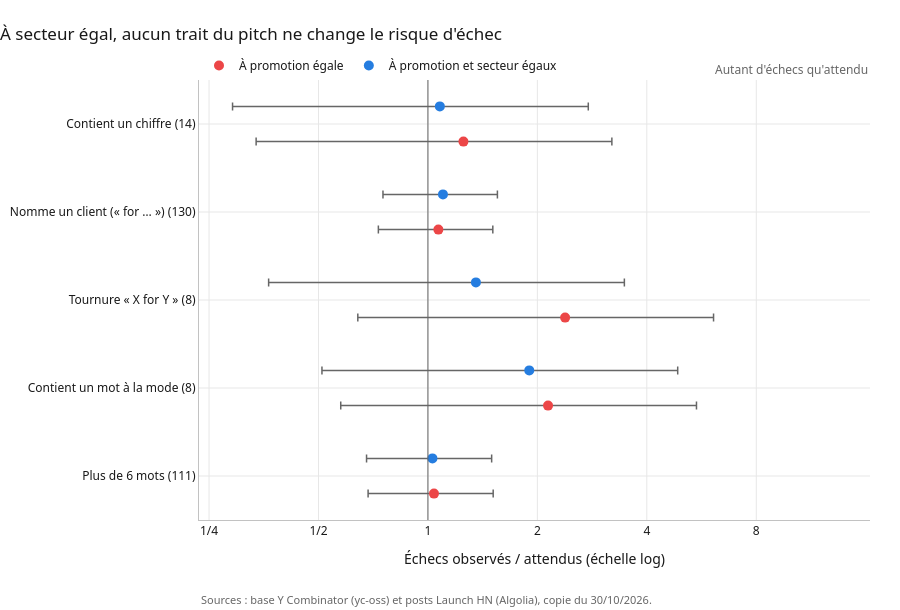

The notebook cell this image was saved under:
### Markdown cell above
### 4.2 Résultat

### Code cell
COMPARAISONS = {
    "À promotion égale": ("promotion",),
    "À promotion et secteur égaux": ("promotion", "secteur"),
}
comparaison = pd.concat(
    [
        analyse.ratios_par_indicateur(etude, list(INDICATEURS), strates)
        .rename(index=INDICATEURS)
        .assign(comparaison=nom)
        for nom, strates in COMPARAISONS.items()
    ]
)
display(
    comparaison.pivot(columns="comparaison", values=["ratio", "ic_bas", "ic_haut"])
    .reindex(INDICATEURS.values())
    .reindex(columns=list(COMPARAISONS), level=1)
    .round(2)
)
graphiques.points_ratios(
    comparaison,
    "À secteur égal, aucun trait du pitch ne change le risque d'échec",
    axe_x="Échecs observés / attendus (échelle log)",
)

### Figure 1 — Plotly figure (JSON) as saved in the notebook; plotly's stock layout.template omitted (floating-point values rounded to 4 significant figures)
{"data": [{"customdata": [[4.0, 3.195, 0.3369, 3.206], [32.0, 29.95, 0.7306, 1.508], [4.0, 1.678, 0.6414, 6.104], [4.0, 1.869, 0.5757, 5.478], [27.0, 25.98, 0.6846, 1.512]], "error_x": {"array": [1.954, 0.4399, 3.72, 3.338, 0.4728], "arrayminus": [0.9153, 0.3377, 1.743, 1.564, 0.3545], "color": "#666666", "thickness": 1.5, "width": 4}, "hovertemplate": "%{y} : %{customdata[0]} échecs pour %{customdata[1]:.1f} attendus (ratio %{x:.2f})<br>Intervalle à 95 % : %{customdata[2]:.2f} à %{customdata[3]:.2f}<extra></extra>", "legendgroup": "À promotion égale", "marker": {"color": "#ec4647", "size": 10, "symbol": "circle"}, "mode": "markers", "name": "À promotion égale", "orientation": "h", "showlegend": true, "type": "scatter", "x": [1.252, 1.068, 2.384, 2.14, 1.039], "xaxis": "x", "y": ["Contient un chiffre (14)", "Nomme un client (« for … ») (130)", "Tournure « X for Y » (8)", "Contient un mot à la mode (8)", "Plus de 6 mots (111)"], "yaxis": "y"}, {"customdata": [[4.0, 3.709, 0.2901, 2.761], [32.0, 29.09, 0.7522, 1.553], [4.0, 2.951, 0.3646, 3.47], [4.0, 2.105, 0.5111, 4.864], [27.0, 26.24, 0.6779, 1.497]], "error_x": {"array": [1.683, 0.4529, 2.115, 2.964, 0.4682], "arrayminus": [0.7883, 0.3477, 0.9907, 1.389, 0.351], "color": "#666666", "thickness": 1.5, "width": 4}, "hovertemplate": "%{y} : %{customdata[0]} échecs pour %{customdata[1]:.1f} attendus (ratio %{x:.2f})<br>Intervalle à 95 % : %{customdata[2]:.2f} à %{customdata[3]:.2f}<extra></extra>", "legendgroup": "À promotion et secteur égaux", "marker": {"color": "#257de0", "size": 10, "symbol": "circle"}, "mode": "markers", "name": "À promotion et secteur égaux", "orientation": "h", "showlegend": true, "type": "scatter", "x": [1.078, 1.1, 1.355, 1.9, 1.029], "xaxis": "x", "y": ["Contient un chiffre (14)", "Nomme un client (« for … ») (130)", "Tournure « X for Y » (8)", "Contient un mot à la mode (8)", "Plus de 6 mots (111)"], "yaxis": "y"}], "layout": {"annotations": [{"font": {"color": "#666666"}, "showarrow": false, "text": "Autant d'échecs qu'attendu", "x": 1, "xanchor": "center", "xref": "x", "y": 1, "yanchor": "bottom", "yref": "y domain"}, {"font": {"color": "#666666", "size": 11}, "showarrow": false, "text": "Sources : base Y Combinator (yc-oss) et posts Launch HN (Algolia), copie du 30/10/2026.", "x": 0, "xanchor": "left", "xref": "paper", "y": 0, "yanchor": "top", "yref": "paper", "yshift": -70}], "font": {"color": "#191919", "family": "system-ui, -apple-system, Segoe UI, sans-serif"}, "height": 610, "hoverlabel": {"bgcolor": "white"}, "legend": {"orientation": "h", "title": {}, "tracegroupgap": 0, "x": 0, "y": 1, "yanchor": "bottom"}, "margin": {"b": 90, "l": 10, "r": 30, "t": 80}, "scattermode": "group", "shapes": [{"line": {"color": "#666666", "width": 1}, "type": "line", "x0": 1, "x1": 1, "xref": "x", "y0": 0, "y1": 1, "yref": "y domain"}], "title": {"text": "À secteur égal, aucun trait du pitch ne change le risque d'échec", "x": 0, "xanchor": "left"}, "xaxis": {"anchor": "y", "domain": [0.0, 1.0], "gridcolor": "#e7e7e7", "linecolor": "#c2c2c2", "ticktext": ["1/8", "1/4", "1/2", "1", "2", "4", "8"], "tickvals": [0.125, 0.25, 0.5, 1, 2, 4, 8], "title": {"text": "Échecs observés / attendus (échelle log)"}, "type": "log", "zeroline": false}, "yaxis": {"anchor": "x", "categoryarray": ["Plus de 6 mots (111)", "Contient un mot à la mode (8)", "Tournure « X for Y » (8)", "Nomme un client (« for … ») (130)", "Contient un chiffre (14)"], "categoryorder": "array", "domain": [0.0, 1.0], "gridcolor": "#e7e7e7", "linecolor": "#c2c2c2", "title": {}, "zeroline": false}}}
